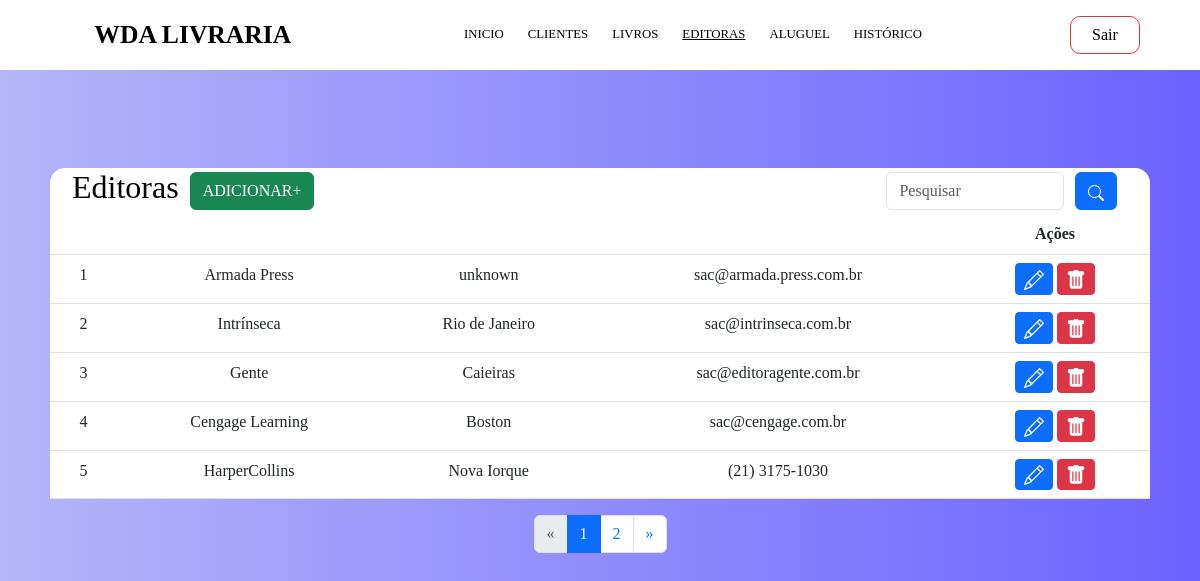
Screenshot of /SISTEMA/Editoras.php (signed in) with the database file from the repository.
### tables this page shows
CREATE TABLE `editora` (
  `Cod_editora` int NOT NULL AUTO_INCREMENT,
  `Nome_editora` varchar(50) NOT NULL,
  `Cidade` varchar(35) NOT NULL,
  `Contato` varchar(50) NOT NULL,
  PRIMARY KEY (`Cod_editora`)
);

### SISTEMA/Editoras.php (the view, shortened to what this page needs)
<?php
include_once("../Config.php");
if (!empty($_GET['search'])) {
    $search = limparEntrada($_GET['search']);
    $sqleditora = "SELECT * FROM editora
    WHERE Cod_editora LIKE '%$search%' or Nome_editora
    LIKE '%$search%' or Cidade LIKE '%$search%' or Contato
    LIKE '%$search%'";
} else {
    $sqleditora = "SELECT * FROM editora";
}
$orderColumn = isset($_GET['order']) ? limparEntrada($_GET['order']) : 'Cod_editora';
$orderDirection = isset($_GET['direction']) && strtolower($_GET['direction']) === 'desc' ? 'DESC' : 'ASC';
$orderClause = " ORDER BY $orderColumn $orderDirection";
function executarConsulta($conexao, $sql)
{
    $result = mysqli_query($conexao, $sql);
    return $result;
}
$registrosPorPagina = 5;
$resultadoTotal = executarConsulta($conexao, $sqleditora);
$totalRegistros = mysqli_num_rows($resultadoTotal);
$totalPaginas = ceil($totalRegistros / $registrosPorPagina);
$paginaAtual = isset($_GET['pagina']) ? intval($_GET['pagina']) : 1;
$offset = ($paginaAtual - 1) * $registrosPorPagina;
if (!empty($search)) {
    $sqleditora .= " ORDER BY Cod_editora DESC";
} else {
    $sqleditora .= $orderClause;
    $sqleditora .= " LIMIT $registrosPorPagina OFFSET $offset";
}
$resultadoConsulta = executarConsulta($conexao, $sqleditora);
?>
<!DOCTYPE html>
<html lang="en">
<head>
    <link href="https://cdn.jsdelivr.net/npm/bootstrap@5.3.0-alpha2/dist/css/bootstrap.min.css" rel="stylesheet">
    <link rel="stylesheet" href="../assets/css/Table.css?<?php echo rand(1, 1000); ?>">
</head>
<body>
    <nav class="navbar navbar-expand-lg" style="background-color: rgb(255,255,255);">
        <div class="container-fluid">
            <a class="navbar-brand" href="Sistema.php">WDA LIVRARIA</a>
            <div class="collapse navbar-collapse" id="navbarText">
                <ul class="navbar-nav me-auto mb-2 mb-lg-0">
                    <li class="nav-item">
                        <a class="nav-link active" aria-current="page" href="Sistema.php">INICIO
                        </a>
                    </li>
                    <li class="nav-item">
                        <a class="nav-link" href="Usuarios.php">CLIENTES</a>
                    </li>
                    <li class="nav-item">
                        <a class="nav-link" href="Livros.php">LIVROS</a>
                    </li>
                    <li class="nav-item">
                        <a class="nav-link" href="Editoras.php" style="text-decoration:underline">EDITORAS</a>
                    </li>
                    <li class="nav-item">
                        <a class="nav-link" href="Aluguel.php">ALUGUEL</a>
                    </li>
                    <li class="nav-item">
                        <a class="nav-link" href="Historico.php">HISTÓRICO</a>
                    </li>
                </ul>
                <span class="navbar-text">
                    <div class="d-flex">
                        <a href="Sair.php" id="out" class="btn btn-outline-danger me-5 ">Sair</a>
                    </div>
                </span>
            </div>
        </div>
    </nav>
    <br><br>
    <div class="table-responsive">
        <div class="header-table d-flex justify-content-between align-items-center">
            <h2>Editoras</h2>
            <a href="../CREATE/C_editora.php" class="btn btn-success">ADICIONAR+</a><br>
            <input type="search" class="form-control" placeholder="Pesquisar" id="pesquisar">
            <button class="btn btn-primary" onclick="searchData()">
            </button>
        </div>
        <table class="table text-white table-bg">
            <thead class="table-header">
                <tr>
                    <th><a class="header" href="?order=Cod_editora&direction=<?php echo ($orderColumn === 'Cod_editora' && $orderDirection === 'ASC') ? 'desc' : 'asc'; ?>&pagina=<?php echo $paginaAtual ?>">ID</a></th>
                    <th><a class="header" href="?order=Nome_editora&direction=<?php echo ($orderColumn === 'Nome_editora' && $orderDirection === 'ASC') ? 'desc' : 'asc'; ?>&pagina=<?php echo $paginaAtual ?>">Nome</a></th>
                    <th><a class="header" href="?order=Cidade&direction=<?php echo ($orderColumn === 'Cidade' && $orderDirection === 'ASC') ? 'desc' : 'asc'; ?>&pagina=<?php echo $paginaAtual ?>">Cidade</a></th>
                    <th><a class="header" href="?order=Contato&direction=<?php echo ($orderColumn === 'Contato' && $orderDirection === 'ASC') ? 'desc' : 'asc'; ?>&pagina=<?php echo $paginaAtual ?>">Contato</a></th>
                    <th>Ações</th>
                </tr>
            </thead>
            <tbody>
                <?php
                while ($editora_data = mysqli_fetch_assoc($resultadoConsulta)) {
                    echo "<tr>";
                    echo "<td>" . $editora_data['Cod_editora'] . "</td>";
                    echo "<td>" . $editora_data['Nome_editora'] . "</td>";
                    echo "<td>" . $editora_data['Cidade'] . "</td>";
                    echo "<td>" . $editora_data['Contato'] . "</td>";
                    echo "<td>
                        <a class='btn btn-sm btn-primary' href='../UPDATE/U_editora.php?id=$editora_data[Cod_editora]' title='Editar'>
                            <svg xmlns='http://www.w3.org/2000/svg' width='20' height='20' fill='currentColor' class='bi bi-pencil' viewBox='0 0 16 16'>
                                <path d='M12.146.146a.5.5 0 0 1 .708 0l3 3a.5.5 0 0 1 0 .708l-10 10a.5.5 0 0 1-.168.11l-5 2a.5.5 0 0 1-.65-.65l2-5a.5.5 0 0 1 .11-.168l10-10zM11.207 2.5 13.5 4.793 14.793 3.5 12.5 1.207 11.207 2.5zm1.586 3L10.5 3.207 4 9.707V10h.5a.5.5 0 0 1 .5.5v.5h.5a.5.5 0 0 1 .5.5v.5h.293l6.5-6.5zm-9.761 5.175-.106.106-1.528 3.821 3.821-1.528.106-.106A.5.5 0 0 1 5 12.5V12h-.5a.5.5 0 0 1-.5-.5V11h-.5a.5.5 0 0 1-.468-.325z'/>
                            </svg>
                        </a>
                        <a class='btn btn-sm btn-danger' href../DELETE/D_editora.php' title='Deletar' onclick='confirmDelete($editora_data[Cod_editora])'>
                        <svg xmlns='http://www.w3.org/2000/svg' width='20' height='20' fill='currentColor' class='bi bi-trash-fill' viewBox='0 0 16 16'>
                        <path d='M2.5 1a1 1 0 0 0-1 1v1a1 1 0 0 0 1 1H3v9a2 2 0 0 0 2 2h6a2 2 0 0 0 2-2V4h.5a1 1 0 0 0 1-1V2a1 1 0 0 0-1-1H10a1 1 0 0 0-1-1H7a1 1 0 0 0-1 1H2.5zm3 4a.5.5 0 0 1 .5.5v7a.5.5 0 0 1-1 0v-7a.5.5 0 0 1 .5-.5zM8 5a.5.5 0 0 1 .5.5v7a.5.5 0 0 1-1 0v-7A.5.5 0 0 1 8 5zm3 .5v7a.5.5 0 0 1-1 0v-7a.5.5 0 0 1 1 0z'/>
                        </svg>
                        </a>
                        </td>";
                    echo "</tr>";
                }
                ?>
            </tbody>
        </table>
        <div class="pagination <?php if (!empty($search)) echo 'd-none'; ?>">
            <ul class="pagination">
                <li class="page-item <?php echo ($paginaAtual == 1) ? 'disabled' : ''; ?>">
                    <a class="page-link" href="Editoras.php?order=<?php echo $orderColumn; ?>&direction=<?php echo $orderDirection; ?>&pagina=<?php echo ($paginaAtual - 1); ?>" aria-label="Anterior">
                        <span aria-hidden="true">&laquo;</span>
                    </a>
                </li>
                <?php
                echo "<li class='page-item active'><span class='page-link'>$paginaAtual</span></li>";
                for ($i = $paginaAtual + 1; $i <= min($paginaAtual + 1, $totalPaginas); $i++) {
                    echo "<li class='page-item'><a class='page-link' href='Editoras.php?order=$orderColumn&direction=$orderDirection&pagina=$i'>$i</a></li>";
                }
                ?>
                <li class="page-item <?php echo ($paginaAtual == $totalPaginas) ? 'disabled' : ''; ?>">
                    <a class="page-link" href="Editoras.php?order=<?php echo $orderColumn; ?>&direction=<?php echo $orderDirection; ?>&pagina=<?php echo ($paginaAtual + 1); ?>" aria-label="Próxima">
                        <span aria-hidden="true">&raquo;</span>
                    </a>
                </li>
            </ul>
        </div>
    </div>
</body>
</html>

### assets/css/Table.css (style rules this page uses)
body { font-family: Garamond, Baskerville, Baskerville Old Face, Hoefler Text, Times New Roman, serif; background-image: linear-gradient(to right, rgb(181, 181, 248), rgb(108, 99, 255)); color: white; text-align: center; overflow-x: hidden ; }
.navbar-brand { margin-left: 5%; margin-right: 20%; font-size: 2rem; font-weight: bold; text-transform: uppercase; display: flex; justify-content: space-between; }
.navbar-nav>li { margin-right: 15px; }
.nav-link { display: flex; justify-content: space-between; color: black; transition: transform 0.5s; }
#out { width: 70px; border-radius: 10px; }
.table-bg { background: rgba(0, 0, 0, 0.3); }
.header-table { background-color: white; color: black; border-radius: 15px 15px 0 0; display: flex; justify-content: center; gap: 1%; }
.header-table h2 { display: inline block; margin-left: 2%; }
.header-table button { margin-right: 5%; }
.header-table input { margin-left: 50%; }
.header-table a { width: 20%; height: 10%; }
.header { display: inline-block; text-decoration: none; color: white; font-size: 16px; }
.table-header { background-color: rgba(0, 0, 0, 0.65); }
.table-responsive { margin: 50px 50px 50px 50px; }
.pagination { margin: auto; }
@media screen and (max-width: 1680px) { .header-table button { margin-right: 3%; } }
@media screen and (max-width: 1680px) { .header-table input { margin-left: 50%; } }
@media screen and (max-width: 1680px) { .header-table a { width: 15%; height: 100%; } }
@media screen and (max-width: 1680px) { .navbar-brand { margin-left: 7%; margin-right: 14%; font-size: 1.8rem; } }
@media screen and (max-width: 1680px) { .navbar-nav>li { margin-right: 8px; } }
@media screen and (max-width: 1440px) { .header-table button { margin-right: 3%; } }
@media screen and (max-width: 1440px) { .header-table input { margin-left: 50%; } }
@media screen and (max-width: 1440px) { .header-table a { width: 15%; height: 100%; } }
@media screen and (max-width: 1440px) { .navbar-brand { margin-left: 7%; margin-right: 14%; font-size: 1.6rem; } }
@media screen and (max-width: 1440px) { .navbar-nav>li a { font-size: 0.8rem; margin-right: 2%; } }
@media screen and (max-width: 1440px) { .navbar-nav>li { margin-right: 8px; } }

### rows the page displays
editora: Cod_editora "1", Nome_editora "Armada Press", Cidade "unknown", Contato "sac@armada.press.com.br"
editora: Cod_editora "2", Nome_editora "Intrínseca", Cidade "Rio de Janeiro", Contato "sac@intrinseca.com.br"
editora: Cod_editora "3", Nome_editora "Gente", Cidade "Caieiras", Contato "sac@editoragente.com.br"
editora: Cod_editora "4", Nome_editora "Cengage Learning", Cidade "Boston", Contato "sac@cengage.com.br"
editora: Cod_editora "5", Nome_editora "HarperCollins", Cidade "Nova Iorque", Contato "(21) 3175-1030"

### other values shown
$paginaAtual "1"
